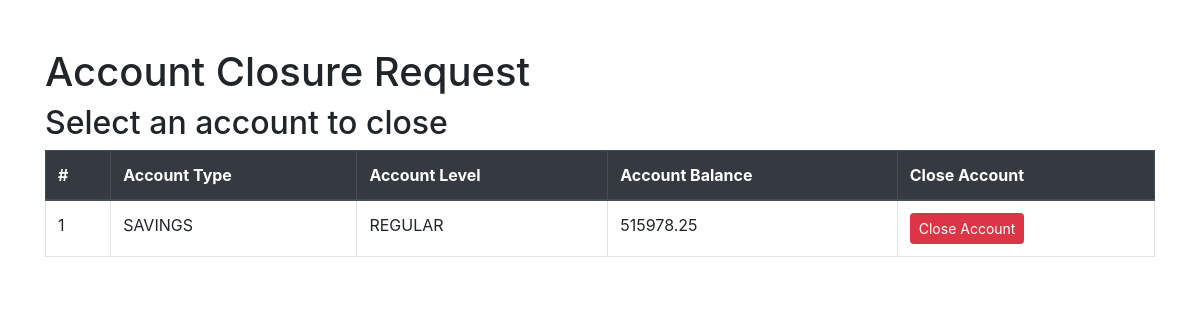
Page /client/apply/closure.php (signed in) on the committed database.
### tables this page shows
CREATE TABLE account (
	acct_id INT(5) NOT NULL AUTO_INCREMENT,
    client_id INT(5) NOT NULL,
    acct_type ENUM('SAVINGS', 'CHECKING') NOT NULL,
    acct_level ENUM('REGULAR', 'PREMIUM', 'VIP') NOT NULL,
    acct_balance DECIMAL(9,2) NOT NULL,
    PRIMARY KEY (acct_id),
    FOREIGN KEY (client_id) REFERENCES client(client_id)
);

### client/apply/closure.php (the view, shortened to what this page needs)
<?php
include '../../includes/db.php';
$client_id = $_SESSION['id'];
$sql = "SELECT * FROM account WHERE client_id = ?";
$stmt = $mysqli->prepare($sql);
$stmt->bind_param("i", $client_id);
if ($stmt->execute()) {
    $result = $stmt->get_result();
    $accounts = $result->fetch_all(MYSQLI_ASSOC);
} else {
    echo "Error: " . $stmt->error;
}
?>
<!DOCTYPE html>
<html lang="en">
<head>
    <link href="https://stackpath.bootstrapcdn.com/bootstrap/4.5.2/css/bootstrap.min.css" rel="stylesheet">
</head>
<body>
    <div class="container mt-5">
        <h1>Account Closure Request</h1>
        <h2>Select an account to close</h2>
        <?php $counter = 0; ?>
        <table class="table table-bordered">
            <thead class="thead-dark">
                <tr>
                    <th>#</th>
                    <th>Account Type</th>
                    <th>Account Level</th>
                    <th>Account Balance</th>
                    <th>Close Account</th>
                </tr>
            </thead>
            <tbody>
                <?php foreach ($accounts as $account) : ?>
                    <tr>
                        <td><?php echo ++$counter ?></td>
                        <td><?php echo $account['acct_type']; ?></td>
                        <td><?php echo $account['acct_level']; ?></td>
                        <td><?php echo $account['acct_balance']; ?></td>
                        <td>
                            <form action="closure.php" method="POST">
                                <button type="submit" class="btn btn-danger btn-sm">Close Account</button>
                            </form>
                        </td>
                    </tr>
                <?php endforeach; ?>
            </tbody>
        </table>
    </div>
</body>
</html>

### rows in the picture
account: acct_type "SAVINGS", acct_level "REGULAR", acct_balance "515978.25"
